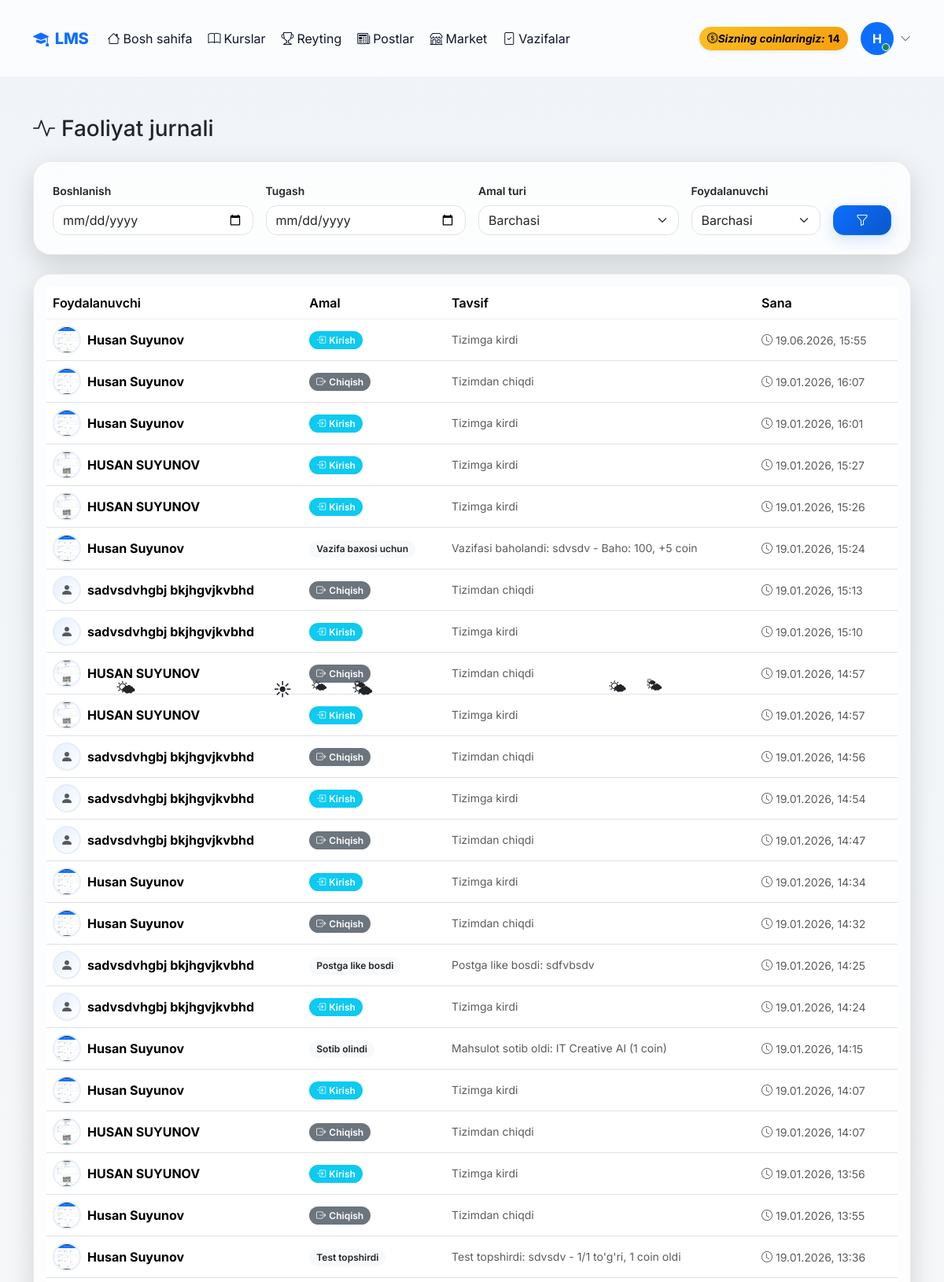
Page /dashboard/activities/ (signed in, upper part) on the committed database.
### accounts/models.py (models this page shows, shortened)
class CustomUser(AbstractUser):
    ROLE_CHOICES = (
        ('admin', 'Admin'),
        ('teacher', 'O\'qituvchi'),
        ('student', 'O\'quvchi'),
    )
    first_name = models.CharField(max_length=100, verbose_name="Ism")
    last_name = models.CharField(max_length=100, verbose_name="Familiya")
    phone = models.CharField(max_length=20, unique=True, verbose_name="Telefon raqam")
    role = models.CharField(max_length=20, choices=ROLE_CHOICES, default='student', verbose_name="Rol")
    photo = models.ImageField(upload_to='profiles/', blank=True, null=True, verbose_name="Profil rasmi")
    profession = models.ForeignKey(Profession, on_delete=models.SET_NULL, null=True, blank=True, related_name='students', verbose_name="Yo'nalish")
    is_blocked = models.BooleanField(default=False, verbose_name="Bloklangan")
    last_activity = models.DateTimeField(null=True, blank=True, verbose_name="Oxirgi faollik")
    bio = models.TextField(blank=True, null=True, verbose_name="O'zi haqida")
    coins = models.IntegerField(default=0, verbose_name="Coinlar")
    total_online_time = models.IntegerField(default=0, verbose_name="Jami online vaqt (daqiqa)")
    address = models.CharField(max_length=300, blank=True, null=True, verbose_name="Yashash manzili")
    birth_date = models.DateField(null=True, blank=True, verbose_name="Tug'ilgan kuni")
    id_card = models.FileField(upload_to='documents/id_cards/', blank=True, null=True, verbose_name="ID karta/Pasport")
    birth_certificate = models.FileField(upload_to='documents/birth_certificates/', blank=True, null=True, verbose_name="Tug'ilganlik haqida guvohnoma")
    @property
    def is_admin(self):
        return self.role == 'admin'
    @property
    def is_teacher(self):
        return self.role == 'teacher'
    @property
    def full_name(self):
        return f"{self.first_name} {self.last_name}"
    class Meta:
        verbose_name = "Foydalanuvchi"
        verbose_name_plural = "Foydalanuvchilar"

class ActivityLog(models.Model):
    ACTION_TYPES = (
        ('login', 'Tizimga kirdi'),
        ('logout', 'Tizimdan chiqdi'),
        ('like_post', 'Postga like bosdi'),
        ('comment_post', 'Postga izoh qoldirdi'),
        ('like_product', 'Mahsulotga like bosdi'),
        ('comment_product', 'Mahsulotga izoh qoldirdi'),
        ('submit_homework', 'Vazifa topshirdi'),
        ('homework_graded', 'Vazifasi baholandi'),
        ('submit_test', 'Test topshirdi'),
        ('watch_video', 'Video ko\'rdi'),
        ('enroll_course', 'Kursga yozildi'),
        ('purchase_product', 'Mahsulot sotib oldi'),
        ('earn_coins', 'Coin oldi'),
    )
    user = models.ForeignKey(CustomUser, on_delete=models.CASCADE, related_name='activities')
    action_type = models.CharField(max_length=30, choices=ACTION_TYPES)
    description = models.TextField(verbose_name="Tavsif")
    ip_address = models.GenericIPAddressField(null=True, blank=True)
    created_at = models.DateTimeField(auto_now_add=True)
    class Meta:
        ordering = ['-created_at']
        verbose_name = "Faollik"
        verbose_name_plural = "Faolliklar"

### accounts/views.py (the view)
# urls.py: path('dashboard/activities/', views.admin_activities, name='admin_activities'),
@login_required
def admin_activities(request):
    if not request.user.is_admin:
        return redirect('home')
    activities = ActivityLog.objects.all().select_related('user')
    date_from = request.GET.get('date_from')
    date_to = request.GET.get('date_to')
    action_type = request.GET.get('action_type')
    user_id = request.GET.get('user')
    if date_from:
        from datetime import datetime
        date_from = datetime.strptime(date_from, '%Y-%m-%d')
        activities = activities.filter(created_at__date__gte=date_from)
    if date_to:
        from datetime import datetime
        date_to = datetime.strptime(date_to, '%Y-%m-%d')
        activities = activities.filter(created_at__date__lte=date_to)
    if action_type:
        activities = activities.filter(action_type=action_type)
    if user_id:
        activities = activities.filter(user_id=user_id)
    users = CustomUser.objects.all()
    action_types = ActivityLog.ACTION_TYPES
    return render(request, 'accounts/admin/activities.html', {
        'activities': activities[:500],
        'users': users,
        'action_types': action_types,
    })

### accounts/management/commands/check_birthdays.py (called while the page is built, shortened)
    def handle(self, *args, **kwargs):
        today = timezone.now().date()
        users = CustomUser.objects.filter(birth_date__day=today.day, birth_date__month=today.month)
        if not users.exists():
            self.stdout.write(self.style.SUCCESS('No birthdays today.'))
            return

### accounts/templates/accounts/admin/activities.html (shortened to what this page needs)
{% extends 'accounts/base.html' %}
{% block content %}
<div class="container my-4 my-md-5">
<div class="d-flex justify-content-between align-items-center mb-4 flex-wrap gap-2">
    <h3 class="m-0">
        <i class="bi bi-activity me-2"></i>Faoliyat jurnali
    </h3>
</div>
<div class="ios-card mb-4">
<div class="p-4">
<form method="get" class="row g-3 align-items-end">
    <div class="col-md-3">
        <label class="form-label small fw-semibold">Boshlanish</label>
        <input type="date" name="date_from"
               class="form-control ios-input"
               value="{{ request.GET.date_from }}">
    </div>
    <div class="col-md-3">
        <label class="form-label small fw-semibold">Tugash</label>
        <input type="date" name="date_to"
               class="form-control ios-input"
               value="{{ request.GET.date_to }}">
    </div>
    <div class="col-md-3">
        <label class="form-label small fw-semibold">Amal turi</label>
        <select name="action_type" class="form-select ios-select">
            <option value="">Barchasi</option>
        </select>
    </div>
    <div class="col-md-2">
        <label class="form-label small fw-semibold">Foydalanuvchi</label>
        <select name="user" class="form-select ios-select">
            <option value="">Barchasi</option>
        </select>
    </div>
    <div class="col-md-1 d-grid">
        <button class="btn btn-primary filter-btn">
            <i class="bi bi-funnel"></i>
        </button>
    </div>
</form>
</div>
</div>
<div class="ios-card">
<div class="p-3">
<div class="table-responsive">
<table class="table align-middle mb-0">
<thead>
<tr>
    <th>Foydalanuvchi</th>
    <th>Amal</th>
    <th>Tavsif</th>
    <th>Sana</th>
</tr>
</thead>
<tbody>
{% for activity in activities %}
<tr>
<td data-label="Foydalanuvchi">
    <div class="d-flex align-items-center gap-2">
        {% if activity.user.photo %}
        <img src="{{ activity.user.photo.url }}" class="avatar">
        {% else %}
        <div class="avatar bg-secondary bg-opacity-25 d-flex align-items-center justify-content-center">
            <i class="bi bi-person-fill text-muted"></i>
        </div>
        {% endif %}
        <strong>{{ activity.user.full_name }}</strong>
    </div>
</td>
<td data-label="Amal">
{% if activity.action_type == 'login' %}
<span class="badge bg-info"><i class="bi bi-box-arrow-in-right me-1"></i>Kirish</span>
{% elif activity.action_type == 'logout' %}
<span class="badge bg-secondary"><i class="bi bi-box-arrow-right me-1"></i>Chiqish</span>
{% elif activity.action_type == 'like' %}
<span class="badge bg-danger"><i class="bi bi-heart-fill me-1"></i>Like</span>
{% elif activity.action_type == 'comment' %}
<span class="badge bg-primary"><i class="bi bi-chat-fill me-1"></i>Izoh</span>
{% elif activity.action_type == 'purchase' %}
<span class="badge bg-success"><i class="bi bi-cart-fill me-1"></i>Xarid</span>
{% elif activity.action_type == 'coin_earned' %}
<span class="badge bg-warning text-dark"><i class="bi bi-coin me-1"></i>Coin</span>
{% elif activity.action_type == 'coin_spent' %}
<span class="badge bg-dark"><i class="bi bi-coin me-1"></i>Sarflandi</span>
{% elif activity.action_type == 'lesson_complete' %}
<span class="badge bg-success"><i class="bi bi-check-circle me-1"></i>Dars</span>
{% elif activity.action_type == 'homework_submit' %}
<span class="badge bg-primary"><i class="bi bi-file-earmark-check me-1"></i>Vazifa</span>
{% else %}
<span class="badge bg-light text-dark">{{ activity.action_type }}</span>
{% endif %}
</td>
<td data-label="Tavsif" class="text-muted small">
    {{ activity.description }}
</td>
<td data-label="Sana">
    <small class="text-muted">
        <i class="bi bi-clock me-1"></i>{{ activity.created_at|date:"d.m.Y, H:i" }}
    </small>
</td>
</tr>
{% endfor %}
</tbody>
</table>
</div>
</div>
</div>
</div>
{% endblock %}

### accounts/templates/accounts/base.html (shortened to what this page needs)
<!DOCTYPE html>
<html lang="uz" data-bs-theme="light">
<head>
    {% load static %}
    <link rel="stylesheet" href="{% static 'effects/weather_effect.css' %}">
    <link rel="stylesheet" href="{% static 'css/base.css' %}">
    <link href="https://cdn.jsdelivr.net/npm/bootstrap@5.3.2/dist/css/bootstrap.min.css" rel="stylesheet">
    <link href="https://cdn.jsdelivr.net/npm/bootstrap-icons@1.11.1/font/bootstrap-icons.css" rel="stylesheet">
</head>
<body>
<div id="weather_effect"></div>
    {% if user.is_authenticated %}
    <nav class="navbar navbar-expand-lg sticky-top">
        <div class="container main-container">
            <a class="navbar-brand d-flex align-items-center gap-2" href="{% url 'home' %}">
                <i class="bi bi-mortarboard-fill"></i>
                <span>LMS</span>
            </a>
            <div class="collapse navbar-collapse" id="navbarNav">
                <ul class="navbar-nav me-auto mb-2 mb-lg-0 align-items-lg-center gap-lg-1">
                    <li class="nav-item">
                        <a class="nav-link {% if request.resolver_match.url_name == 'home' %}active{% endif %}"
                            href="{% url 'home' %}">
                            <i class="bi bi-house me-1"></i>Bosh sahifa
                        </a>
                    </li>
                    <li class="nav-item">
                        <a class="nav-link {% if request.resolver_match.url_name and 'profession' in request.resolver_match.url_name %}active{% endif %}"
                            href="{% url 'professions' %}">
                            <i class="bi bi-book me-1"></i>Kurslar
                        </a>
                    </li>
                    <li class="nav-item">
                        <a class="nav-link {% if request.resolver_match.url_name == 'leaderboard' %}active{% endif %}"
                            href="{% url 'leaderboard' %}">
                            <i class="bi bi-trophy me-1"></i>Reyting
                        </a>
                    </li>
                    <li class="nav-item">
                        <a class="nav-link {% if request.resolver_match.app_names and 'blog' in request.resolver_match.app_names %}active{% endif %}"
                            href="{% url 'blog:post_list' %}">
                            <i class="bi bi-newspaper me-1"></i>Postlar
                        </a>
                    </li>
                    <li class="nav-item">
                        <a class="nav-link {% if 'market' in request.resolver_match.url_name %}active{% endif %}"
                            href="{% url 'market_list' %}">
                            <i class="bi bi-shop me-1"></i>Market
                        </a>
                    </li>
                    {% if user.is_teacher or user.is_admin %}
                    <li class="nav-item">
                        <a class="nav-link {% if request.resolver_match.url_name == 'homework_submissions' %}active{% endif %}"
                            href="{% url 'homework_submissions' %}">
                            <i class="bi bi-file-check me-1"></i>Vazifalar
                        </a>
                    </li>
                    {% endif %}
                </ul>
                <div class="d-flex align-items-center gap-3">
                    <div class="coin-badge d-flex align-items-center gap-1 shadow-sm" title="Sizning coinlaringiz">
                        <i class="bi bi-coin">Sizning coinlaringiz: </i>
                        {{ user.coins|default:0 }}
                    </div>
                    <div class="dropdown">
                        <a class="d-flex align-items-center gap-2 text-decoration-none" data-bs-toggle="dropdown"
                            aria-expanded="false" role="button">
                            <div class="position-relative">
                                {% if user.profile.image and user.profile.image.url %}
                                <img src="{{ user.profile.image.url }}" class="rounded-circle shadow-sm"
                                    style="width:42px;height:42px;object-fit:cover"
                                    alt="{{ user.get_full_name|default:user.username }}">
                                {% elif user.avatar_url %}
                                <img src="{{ user.avatar_url }}" class="rounded-circle shadow-sm"
                                    style="width:42px;height:42px;object-fit:cover"
                                    alt="{{ user.get_full_name|default:user.username }}">
                                {% else %}
                                <div class="rounded-circle bg-primary text-white d-flex align-items-center justify-content-center fw-bold"
                                    style="width:42px;height:42px;">
                                    {{ user.get_full_name|default:user.username|slice:":1"|upper }}
                                </div>
                                {% endif %}
                                <span
                                    class="position-absolute bottom-0 end-0 translate-middle p-1 bg-success border border-white rounded-circle"></span>
                            </div>
                            <i class="bi bi-chevron-down small text-muted"></i>
                        </a>
                    </div>
                </div>
            </div>
        </div>
    </nav>
    {% endif %}
    <main class="main-container">
        {% block content %}{% endblock %}
    </main>
</body>
</html>

### static/effects/weather_effect.css (style rules this page uses)
#weather_effect { position: fixed; inset: 0; pointer-events: none; z-index: 9999; overflow: hidden; }

### static/css/base.css (style rules this page uses)
:root { --primary: #0d6efd; --primary-dark: #0a58ca; --success: #10b981; --warning: #f59e0b; --danger: #ef4444; --muted: #64748b; --glass: rgba(255, 255, 255, 0.6); }
[data-bs-theme="light"] { --bg: #f0f4f8; --card: #ffffff; --text: #0f172a; --text-muted: #64748b; --border: #e6eef8; --nav-bg: rgba(255, 255, 255, 0.7); }
* { box-sizing: border-box; font-family: 'Inter', system-ui, -apple-system, "Segoe UI", Roboto, "Helvetica Neue", Arial; }
body { background: linear-gradient(180deg, var(--bg) 0%, rgba(0, 0, 0, 0.02) 100%); color: var(--text); min-height: 100vh; transition: background 0.25s ease, color 0.25s ease; }
.navbar { background: var(--nav-bg) !important; backdrop-filter: blur(6px); border-bottom: 1px solid var(--border); padding: .65rem 0; }
.navbar-brand { font-weight: 800; color: var(--primary) !important; letter-spacing: -0.2px; }
.nav-link { color: var(--text) !important; font-weight: 600; padding: 0.45rem .75rem; border-radius: 10px; }
.avatar { width: 44px; height: 44px; border-radius: 12px; object-fit: cover; border: 2px solid var(--border); background: linear-gradient(135deg, #e6f0ff, #fff); }
.btn-primary { background: linear-gradient(135deg, var(--primary), var(--primary-dark)); border: none; box-shadow: 0 6px 18px rgba(13, 110, 253, 0.18); }
.coin-badge { background: linear-gradient(135deg, #fbbf24, #f59e0b); color: #000; padding: .3rem .65rem; border-radius: 999px; font-weight: 700; font-size: .85rem; }
.main-container { max-width: 1180px; margin: 1.25rem auto; padding: 0 1rem; }

### accounts/templates/accounts/admin/activities.html (style rules this page uses)
:root { --card-bg: rgba(255,255,255,.75); --card-border: rgba(0,0,0,.08); --text-main: #111; --soft-bg: rgba(0,0,0,.05); }
.ios-card { background:var(--card-bg); backdrop-filter:blur(14px); border:1px solid var(--card-border); border-radius:22px; box-shadow:0 12px 35px rgba(0,0,0,.15); }
.ios-input, .ios-select { border-radius:14px; }
.filter-btn { border-radius:14px; }
.table { color:var(--text-main); }
.table thead th { border-bottom:1px solid var(--card-border); font-weight:600; }
.table tbody tr { transition:.2s; }
.avatar { width:36px;height:36px;border-radius:50%;object-fit:cover; }
.badge { border-radius:999px; padding:.45em .75em; font-weight:600; }

### rows in the picture
CustomUser: coins "14", get_full_name "H"
ActivityLog: user.photo (picture), user.full_name "Husan Suyunov", action_type "login" (drawn), description "Tizimga kirdi", created_at "19.06.2026, 15:55"
ActivityLog: user.photo (picture), user.full_name "Husan Suyunov", action_type "logout" (drawn), description "Tizimdan chiqdi", created_at "19.01.2026, 16:07"
ActivityLog: user.photo (picture), user.full_name "Husan Suyunov", action_type "login" (drawn), description "Tizimga kirdi", created_at "19.01.2026, 16:01"
ActivityLog: user.photo (picture), user.full_name "HUSAN SUYUNOV", action_type "login" (drawn), description "Tizimga kirdi", created_at "19.01.2026, 15:27"
ActivityLog: user.photo (picture), user.full_name "HUSAN SUYUNOV", action_type "login" (drawn), description "Tizimga kirdi", created_at "19.01.2026, 15:26"
ActivityLog: user.photo (picture), user.full_name "Husan Suyunov", action_type "Vazifa baxosi uchun", description "Vazifasi baholandi: sdvsdv - Baho: 100, +5 coin", created_at "19.01.2026, 15:24"
ActivityLog: user.full_name "sadvsdvhgbj bkjhgvjkvbhd", action_type "logout" (drawn), description "Tizimdan chiqdi", created_at "19.01.2026, 15:13"
ActivityLog: user.full_name "sadvsdvhgbj bkjhgvjkvbhd", action_type "login" (drawn), description "Tizimga kirdi", created_at "19.01.2026, 15:10"
ActivityLog: user.photo (picture), user.full_name "HUSAN SUYUNOV", action_type "logout" (drawn), description "Tizimdan chiqdi", created_at "19.01.2026, 14:57"
ActivityLog: user.photo (picture), user.full_name "HUSAN SUYUNOV", action_type "login" (drawn), description "Tizimga kirdi", created_at "19.01.2026, 14:57"
ActivityLog: user.full_name "sadvsdvhgbj bkjhgvjkvbhd", action_type "logout" (drawn), description "Tizimdan chiqdi", created_at "19.01.2026, 14:56"
ActivityLog: user.full_name "sadvsdvhgbj bkjhgvjkvbhd", action_type "login" (drawn), description "Tizimga kirdi", created_at "19.01.2026, 14:54"
ActivityLog: user.full_name "sadvsdvhgbj bkjhgvjkvbhd", action_type "logout" (drawn), description "Tizimdan chiqdi", created_at "19.01.2026, 14:47"
ActivityLog: user.photo (picture), user.full_name "Husan Suyunov", action_type "login" (drawn), description "Tizimga kirdi", created_at "19.01.2026, 14:34"
ActivityLog: user.photo (picture), user.full_name "Husan Suyunov", action_type "logout" (drawn), description "Tizimdan chiqdi", created_at "19.01.2026, 14:32"
ActivityLog: user.full_name "sadvsdvhgbj bkjhgvjkvbhd", action_type "Postga like bosdi", description "Postga like bosdi: sdfvbsdv", created_at "19.01.2026, 14:25"
ActivityLog: user.full_name "sadvsdvhgbj bkjhgvjkvbhd", action_type "login" (drawn), description "Tizimga kirdi", created_at "19.01.2026, 14:24"
ActivityLog: user.photo (picture), user.full_name "Husan Suyunov", action_type "Sotib olindi", description "Mahsulot sotib oldi: IT Creative AI (1 coin)", created_at "19.01.2026, 14:15"
ActivityLog: user.photo (picture), user.full_name "Husan Suyunov", action_type "login" (drawn), description "Tizimga kirdi", created_at "19.01.2026, 14:07"
ActivityLog: user.photo (picture), user.full_name "HUSAN SUYUNOV", action_type "logout" (drawn), description "Tizimdan chiqdi", created_at "19.01.2026, 14:07"
ActivityLog: user.photo (picture), user.full_name "HUSAN SUYUNOV", action_type "login" (drawn), description "Tizimga kirdi", created_at "19.01.2026, 13:56"
ActivityLog: user.photo (picture), user.full_name "Husan Suyunov", action_type "logout" (drawn), description "Tizimdan chiqdi", created_at "19.01.2026, 13:55"
ActivityLog: user.photo (picture), user.full_name "Husan Suyunov", action_type "Test topshirdi", description "Test topshirdi: sdvsdv - 1/1 to'g'ri, 1 coin oldi", created_at "19.01.2026, 13:36"
